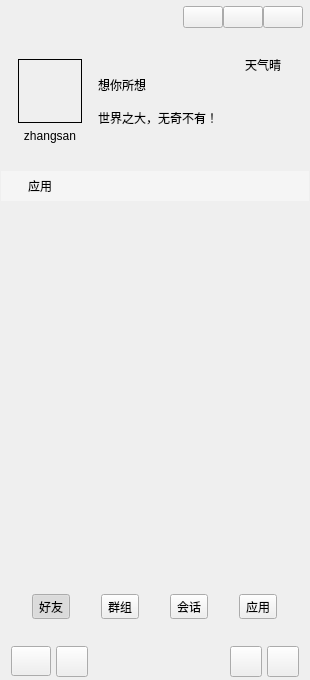
<?xml version="1.0" encoding="UTF-8"?>
<ui version="4.0">
 <class>MainWindow</class>
 <widget class="QWidget" name="MainWindow">
  <property name="geometry">
   <rect>
    <x>0</x>
    <y>0</y>
    <width>310</width>
    <height>680</height>
   </rect>
  </property>
  <property name="maximumSize">
   <size>
    <width>362</width>
    <height>16777215</height>
   </size>
  </property>
  <property name="windowTitle">
   <string>畅想聊天APP</string>
  </property>
  <property name="windowIcon">
   <iconset resource="images.qrc">
    <normaloff>:/resource/background/app.png</normaloff>:/resource/background/app.png</iconset>
  </property>
  <property name="styleSheet">
   <string notr="true"/>
  </property>
  <layout class="QVBoxLayout" name="verticalLayout">
   <property name="spacing">
    <number>0</number>
   </property>
   <property name="leftMargin">
    <number>1</number>
   </property>
   <property name="topMargin">
    <number>1</number>
   </property>
   <property name="rightMargin">
    <number>1</number>
   </property>
   <property name="bottomMargin">
    <number>1</number>
   </property>
   <item>
    <widget class="QWidget" name="widgetUserInfo" native="true">
     <property name="minimumSize">
      <size>
       <width>0</width>
       <height>170</height>
      </size>
     </property>
     <property name="maximumSize">
      <size>
       <width>16777215</width>
       <height>170</height>
      </size>
     </property>
     <layout class="QVBoxLayout" name="verticalLayout_9">
      <property name="spacing">
       <number>0</number>
      </property>
      <property name="leftMargin">
       <number>1</number>
      </property>
      <property name="topMargin">
       <number>1</number>
      </property>
      <property name="rightMargin">
       <number>1</number>
      </property>
      <property name="bottomMargin">
       <number>1</number>
      </property>
      <item>
       <widget class="QWidget" name="widgetWinBar" native="true">
        <property name="minimumSize">
         <size>
          <width>0</width>
          <height>30</height>
         </size>
        </property>
        <property name="maximumSize">
         <size>
          <width>16777215</width>
          <height>30</height>
         </size>
        </property>
        <layout class="QHBoxLayout" name="horizontalLayout_7">
         <property name="spacing">
          <number>0</number>
         </property>
         <property name="leftMargin">
          <number>0</number>
         </property>
         <property name="topMargin">
          <number>0</number>
         </property>
         <property name="rightMargin">
          <number>5</number>
         </property>
         <property name="bottomMargin">
          <number>0</number>
         </property>
         <item>
          <widget class="QLabel" name="label_9">
           <property name="minimumSize">
            <size>
             <width>30</width>
             <height>0</height>
            </size>
           </property>
           <property name="text">
            <string/>
           </property>
           <property name="pixmap">
            <pixmap resource="images.qrc">:/resource/images/robot.png</pixmap>
           </property>
          </widget>
         </item>
         <item>
          <spacer name="horizontalSpacer">
           <property name="orientation">
            <enum>Qt::Horizontal</enum>
           </property>
           <property name="sizeHint" stdset="0">
            <size>
             <width>220</width>
             <height>20</height>
            </size>
           </property>
          </spacer>
         </item>
         <item>
          <widget class="QPushButton" name="btnWinMenu">
           <property name="focusPolicy">
            <enum>Qt::NoFocus</enum>
           </property>
           <property name="text">
            <string/>
           </property>
          </widget>
         </item>
         <item>
          <widget class="QPushButton" name="btnWinMin">
           <property name="focusPolicy">
            <enum>Qt::NoFocus</enum>
           </property>
           <property name="text">
            <string/>
           </property>
           <property name="icon">
            <iconset resource="images.qrc">
             <normaloff>:/resource/common/ic_min.png</normaloff>:/resource/common/ic_min.png</iconset>
           </property>
          </widget>
         </item>
         <item>
          <widget class="QPushButton" name="btnWinClose">
           <property name="focusPolicy">
            <enum>Qt::NoFocus</enum>
           </property>
           <property name="text">
            <string/>
           </property>
           <property name="icon">
            <iconset resource="images.qrc">
             <normaloff>:/resource/common/ic_close_white.png</normaloff>:/resource/common/ic_close_white.png</iconset>
           </property>
          </widget>
         </item>
        </layout>
       </widget>
      </item>
      <item>
       <layout class="QHBoxLayout" name="horizontalLayout_8">
        <property name="spacing">
         <number>5</number>
        </property>
        <property name="leftMargin">
         <number>5</number>
        </property>
        <property name="rightMargin">
         <number>5</number>
        </property>
        <item>
         <widget class="QWidget" name="widget" native="true">
          <layout class="QVBoxLayout" name="verticalLayout_2">
           <item>
            <spacer name="verticalSpacer_4">
             <property name="orientation">
              <enum>Qt::Vertical</enum>
             </property>
             <property name="sizeHint" stdset="0">
              <size>
               <width>20</width>
               <height>40</height>
              </size>
             </property>
            </spacer>
           </item>
           <item>
            <widget class="WidgetHead" name="widgetHead" native="true">
             <property name="minimumSize">
              <size>
               <width>64</width>
               <height>64</height>
              </size>
             </property>
             <property name="maximumSize">
              <size>
               <width>64</width>
               <height>64</height>
              </size>
             </property>
             <property name="styleSheet">
              <string notr="true">border: 1px solid #000000;</string>
             </property>
             <layout class="QHBoxLayout" name="horizontalLayout_9">
              <property name="spacing">
               <number>0</number>
              </property>
              <property name="leftMargin">
               <number>0</number>
              </property>
              <property name="topMargin">
               <number>0</number>
              </property>
              <property name="rightMargin">
               <number>0</number>
              </property>
              <property name="bottomMargin">
               <number>0</number>
              </property>
             </layout>
            </widget>
           </item>
           <item>
            <widget class="QLabel" name="labelUser">
             <property name="text">
              <string>zhangsan</string>
             </property>
             <property name="alignment">
              <set>Qt::AlignCenter</set>
             </property>
            </widget>
           </item>
           <item>
            <spacer name="verticalSpacer_3">
             <property name="orientation">
              <enum>Qt::Vertical</enum>
             </property>
             <property name="sizeHint" stdset="0">
              <size>
               <width>20</width>
               <height>40</height>
              </size>
             </property>
            </spacer>
           </item>
          </layout>
         </widget>
        </item>
        <item>
         <layout class="QVBoxLayout" name="verticalLayout_7">
          <property name="spacing">
           <number>15</number>
          </property>
          <item>
           <spacer name="verticalSpacer_2">
            <property name="orientation">
             <enum>Qt::Vertical</enum>
            </property>
            <property name="sizeHint" stdset="0">
             <size>
              <width>20</width>
              <height>40</height>
             </size>
            </property>
           </spacer>
          </item>
          <item>
           <widget class="QLabel" name="labelUserName">
            <property name="text">
             <string>想你所想</string>
            </property>
           </widget>
          </item>
          <item>
           <widget class="QLabel" name="labelUserMask">
            <property name="text">
             <string>世界之大，无奇不有！</string>
            </property>
           </widget>
          </item>
          <item>
           <spacer name="verticalSpacer">
            <property name="orientation">
             <enum>Qt::Vertical</enum>
            </property>
            <property name="sizeHint" stdset="0">
             <size>
              <width>20</width>
              <height>40</height>
             </size>
            </property>
           </spacer>
          </item>
         </layout>
        </item>
        <item>
         <layout class="QVBoxLayout" name="verticalLayout_8">
          <item>
           <widget class="QLabel" name="label_10">
            <property name="text">
             <string>天气晴</string>
            </property>
            <property name="alignment">
             <set>Qt::AlignCenter</set>
            </property>
           </widget>
          </item>
          <item>
           <widget class="QLabel" name="label_12">
            <property name="text">
             <string/>
            </property>
            <property name="alignment">
             <set>Qt::AlignCenter</set>
            </property>
           </widget>
          </item>
         </layout>
        </item>
       </layout>
      </item>
     </layout>
    </widget>
   </item>
   <item>
    <widget class="AnimationStackedWidget" name="GCStackedWidget">
     <property name="styleSheet">
      <string notr="true"/>
     </property>
     <property name="currentIndex">
      <number>3</number>
     </property>
     <widget class="QWidget" name="page2">
      <layout class="QVBoxLayout" name="verticalLayout_4">
       <property name="spacing">
        <number>0</number>
       </property>
       <property name="leftMargin">
        <number>0</number>
       </property>
       <property name="topMargin">
        <number>0</number>
       </property>
       <property name="rightMargin">
        <number>0</number>
       </property>
       <property name="bottomMargin">
        <number>0</number>
       </property>
       <item>
        <widget class="QWidget" name="widgetFrindT" native="true">
         <property name="maximumSize">
          <size>
           <width>16777215</width>
           <height>30</height>
          </size>
         </property>
         <property name="styleSheet">
          <string notr="true">QWidget#widgetFrindT  {
	background-color: #5AFFFFFF;
}</string>
         </property>
         <layout class="QHBoxLayout" name="horizontalLayout_3" stretch="0,1">
          <property name="spacing">
           <number>10</number>
          </property>
          <property name="leftMargin">
           <number>10</number>
          </property>
          <property name="topMargin">
           <number>0</number>
          </property>
          <property name="rightMargin">
           <number>0</number>
          </property>
          <property name="bottomMargin">
           <number>0</number>
          </property>
          <item>
           <widget class="QLabel" name="label_3">
            <property name="text">
             <string/>
            </property>
            <property name="pixmap">
             <pixmap resource="images.qrc">:/resource/images/ic_user.png</pixmap>
            </property>
            <property name="scaledContents">
             <bool>false</bool>
            </property>
           </widget>
          </item>
          <item>
           <widget class="QLabel" name="label_4">
            <property name="text">
             <string>联系人</string>
            </property>
           </widget>
          </item>
         </layout>
        </widget>
       </item>
       <item>
        <widget class="QQListWidget" name="frindListWidget" native="true"/>
       </item>
      </layout>
     </widget>
     <widget class="QWidget" name="page3">
      <layout class="QVBoxLayout" name="verticalLayout_3">
       <property name="spacing">
        <number>0</number>
       </property>
       <property name="leftMargin">
        <number>0</number>
       </property>
       <property name="topMargin">
        <number>0</number>
       </property>
       <property name="rightMargin">
        <number>0</number>
       </property>
       <property name="bottomMargin">
        <number>0</number>
       </property>
       <item>
        <widget class="QWidget" name="widgetGroupT" native="true">
         <property name="maximumSize">
          <size>
           <width>16777215</width>
           <height>30</height>
          </size>
         </property>
         <property name="styleSheet">
          <string notr="true">QWidget#widgetGroupT  {
	background-color: #5AFFFFFF;
}</string>
         </property>
         <layout class="QHBoxLayout" name="horizontalLayout_4" stretch="0,1">
          <property name="spacing">
           <number>10</number>
          </property>
          <property name="leftMargin">
           <number>10</number>
          </property>
          <property name="topMargin">
           <number>0</number>
          </property>
          <property name="rightMargin">
           <number>0</number>
          </property>
          <property name="bottomMargin">
           <number>0</number>
          </property>
          <item>
           <widget class="QLabel" name="label_5">
            <property name="text">
             <string/>
            </property>
            <property name="pixmap">
             <pixmap resource="images.qrc">:/resource/images/ic_group.png</pixmap>
            </property>
            <property name="scaledContents">
             <bool>false</bool>
            </property>
           </widget>
          </item>
          <item>
           <widget class="QLabel" name="label_6">
            <property name="text">
             <string>群组</string>
            </property>
           </widget>
          </item>
         </layout>
        </widget>
       </item>
       <item>
        <widget class="QQListWidget" name="groupListWidget" native="true"/>
       </item>
      </layout>
     </widget>
     <widget class="QWidget" name="page">
      <layout class="QVBoxLayout" name="verticalLayout_10">
       <property name="spacing">
        <number>0</number>
       </property>
       <property name="leftMargin">
        <number>0</number>
       </property>
       <property name="topMargin">
        <number>0</number>
       </property>
       <property name="rightMargin">
        <number>0</number>
       </property>
       <property name="bottomMargin">
        <number>0</number>
       </property>
       <item>
        <widget class="QWidget" name="widgetConVT" native="true">
         <property name="maximumSize">
          <size>
           <width>16777215</width>
           <height>30</height>
          </size>
         </property>
         <property name="styleSheet">
          <string notr="true">QWidget#widgetConVT  {
	background-color: #5AFFFFFF;
}</string>
         </property>
         <layout class="QHBoxLayout" name="horizontalLayout_2" stretch="0,1">
          <property name="spacing">
           <number>10</number>
          </property>
          <property name="leftMargin">
           <number>10</number>
          </property>
          <property name="topMargin">
           <number>0</number>
          </property>
          <property name="rightMargin">
           <number>0</number>
          </property>
          <property name="bottomMargin">
           <number>0</number>
          </property>
          <item>
           <widget class="QLabel" name="label">
            <property name="text">
             <string/>
            </property>
            <property name="pixmap">
             <pixmap resource="images.qrc">:/resource/images/ic_chat.png</pixmap>
            </property>
            <property name="scaledContents">
             <bool>false</bool>
            </property>
           </widget>
          </item>
          <item>
           <widget class="QLabel" name="label_2">
            <property name="text">
             <string>会话</string>
            </property>
           </widget>
          </item>
         </layout>
        </widget>
       </item>
       <item>
        <widget class="QQListWidget" name="convationListWidget" native="true"/>
       </item>
      </layout>
     </widget>
     <widget class="QWidget" name="page_2">
      <layout class="QVBoxLayout" name="verticalLayout_6">
       <property name="spacing">
        <number>0</number>
       </property>
       <property name="leftMargin">
        <number>0</number>
       </property>
       <property name="topMargin">
        <number>0</number>
       </property>
       <property name="rightMargin">
        <number>0</number>
       </property>
       <property name="bottomMargin">
        <number>0</number>
       </property>
       <item>
        <widget class="QWidget" name="widgetApply" native="true">
         <property name="maximumSize">
          <size>
           <width>16777215</width>
           <height>30</height>
          </size>
         </property>
         <property name="styleSheet">
          <string notr="true">QWidget#widgetApply  {
	background-color: #5AFFFFFF;
}</string>
         </property>
         <layout class="QHBoxLayout" name="horizontalLayout_6" stretch="0,1">
          <property name="spacing">
           <number>10</number>
          </property>
          <property name="leftMargin">
           <number>10</number>
          </property>
          <property name="topMargin">
           <number>0</number>
          </property>
          <property name="rightMargin">
           <number>0</number>
          </property>
          <property name="bottomMargin">
           <number>0</number>
          </property>
          <item>
           <widget class="QLabel" name="label_7">
            <property name="text">
             <string/>
            </property>
            <property name="pixmap">
             <pixmap resource="images.qrc">:/resource/images/ic_app.png</pixmap>
            </property>
            <property name="scaledContents">
             <bool>false</bool>
            </property>
           </widget>
          </item>
          <item>
           <widget class="QLabel" name="label_8">
            <property name="text">
             <string>应用</string>
            </property>
           </widget>
          </item>
         </layout>
        </widget>
       </item>
       <item>
        <widget class="QQListWidget" name="widget_5" native="true"/>
       </item>
      </layout>
     </widget>
    </widget>
   </item>
   <item>
    <widget class="QWidget" name="widgetBottom" native="true">
     <property name="minimumSize">
      <size>
       <width>0</width>
       <height>110</height>
      </size>
     </property>
     <property name="maximumSize">
      <size>
       <width>16777215</width>
       <height>110</height>
      </size>
     </property>
     <layout class="QVBoxLayout" name="verticalLayout_5">
      <property name="spacing">
       <number>0</number>
      </property>
      <property name="leftMargin">
       <number>0</number>
      </property>
      <property name="topMargin">
       <number>0</number>
      </property>
      <property name="rightMargin">
       <number>0</number>
      </property>
      <property name="bottomMargin">
       <number>0</number>
      </property>
      <item>
       <widget class="QWidget" name="widgetButtons" native="true">
        <property name="minimumSize">
         <size>
          <width>0</width>
          <height>65</height>
         </size>
        </property>
        <layout class="QHBoxLayout" name="horizontalLayout">
         <property name="spacing">
          <number>0</number>
         </property>
         <property name="leftMargin">
          <number>0</number>
         </property>
         <property name="topMargin">
          <number>0</number>
         </property>
         <property name="rightMargin">
          <number>0</number>
         </property>
         <property name="bottomMargin">
          <number>0</number>
         </property>
         <item>
          <widget class="QToolButton" name="btnFrind">
           <property name="text">
            <string>好友</string>
           </property>
           <property name="icon">
            <iconset resource="images.qrc">
             <normaloff>:/resource/images/contacts.png</normaloff>:/resource/images/contacts.png</iconset>
           </property>
           <property name="iconSize">
            <size>
             <width>24</width>
             <height>24</height>
            </size>
           </property>
           <property name="checkable">
            <bool>true</bool>
           </property>
           <property name="checked">
            <bool>true</bool>
           </property>
           <property name="toolButtonStyle">
            <enum>Qt::ToolButtonTextUnderIcon</enum>
           </property>
          </widget>
         </item>
         <item>
          <widget class="QToolButton" name="btnGroup">
           <property name="text">
            <string>群组</string>
           </property>
           <property name="icon">
            <iconset resource="images.qrc">
             <normaloff>:/resource/images/group_normal.png</normaloff>:/resource/images/group_normal.png</iconset>
           </property>
           <property name="iconSize">
            <size>
             <width>24</width>
             <height>24</height>
            </size>
           </property>
           <property name="checkable">
            <bool>true</bool>
           </property>
           <property name="toolButtonStyle">
            <enum>Qt::ToolButtonTextUnderIcon</enum>
           </property>
          </widget>
         </item>
         <item>
          <widget class="QToolButton" name="btnConversation">
           <property name="toolTip">
            <string>会话</string>
           </property>
           <property name="text">
            <string>会话</string>
           </property>
           <property name="icon">
            <iconset resource="images.qrc">
             <normaloff>:/resource/images/conversation_normal.png</normaloff>:/resource/images/conversation_normal.png</iconset>
           </property>
           <property name="iconSize">
            <size>
             <width>24</width>
             <height>24</height>
            </size>
           </property>
           <property name="checkable">
            <bool>true</bool>
           </property>
           <property name="checked">
            <bool>false</bool>
           </property>
           <property name="toolButtonStyle">
            <enum>Qt::ToolButtonTextUnderIcon</enum>
           </property>
          </widget>
         </item>
         <item>
          <widget class="QToolButton" name="btnApplay">
           <property name="toolTip">
            <string>应用</string>
           </property>
           <property name="text">
            <string>应用</string>
           </property>
           <property name="icon">
            <iconset resource="images.qrc">
             <normaloff>:/resource/images/applay.png</normaloff>:/resource/images/applay.png</iconset>
           </property>
           <property name="iconSize">
            <size>
             <width>24</width>
             <height>24</height>
            </size>
           </property>
           <property name="checkable">
            <bool>true</bool>
           </property>
           <property name="checked">
            <bool>false</bool>
           </property>
           <property name="toolButtonStyle">
            <enum>Qt::ToolButtonTextUnderIcon</enum>
           </property>
          </widget>
         </item>
        </layout>
       </widget>
      </item>
      <item>
       <widget class="QWidget" name="widgetMenu" native="true">
        <property name="minimumSize">
         <size>
          <width>0</width>
          <height>35</height>
         </size>
        </property>
        <property name="maximumSize">
         <size>
          <width>16777215</width>
          <height>35</height>
         </size>
        </property>
        <layout class="QHBoxLayout" name="horizontalLayout_5">
         <property name="spacing">
          <number>5</number>
         </property>
         <property name="leftMargin">
          <number>10</number>
         </property>
         <property name="topMargin">
          <number>2</number>
         </property>
         <property name="rightMargin">
          <number>10</number>
         </property>
         <property name="bottomMargin">
          <number>2</number>
         </property>
         <item>
          <widget class="QPushButton" name="btnSysMenu">
           <property name="minimumSize">
            <size>
             <width>0</width>
             <height>30</height>
            </size>
           </property>
           <property name="toolTip">
            <string>系统菜单</string>
           </property>
           <property name="text">
            <string/>
           </property>
           <property name="icon">
            <iconset resource="images.qrc">
             <normaloff>:/resource/common/ic_sysmen.png</normaloff>:/resource/common/ic_sysmen.png</iconset>
           </property>
           <property name="iconSize">
            <size>
             <width>24</width>
             <height>24</height>
            </size>
           </property>
          </widget>
         </item>
         <item>
          <widget class="QToolButton" name="tbtnAddUser">
           <property name="minimumSize">
            <size>
             <width>0</width>
             <height>30</height>
            </size>
           </property>
           <property name="toolTip">
            <string>添加好友</string>
           </property>
           <property name="text">
            <string/>
           </property>
           <property name="icon">
            <iconset resource="images.qrc">
             <normaloff>:/resource/common/ic_user_add.png</normaloff>:/resource/common/ic_user_add.png</iconset>
           </property>
           <property name="iconSize">
            <size>
             <width>24</width>
             <height>24</height>
            </size>
           </property>
          </widget>
         </item>
         <item>
          <spacer name="horizontalSpacer_2">
           <property name="orientation">
            <enum>Qt::Horizontal</enum>
           </property>
           <property name="sizeHint" stdset="0">
            <size>
             <width>40</width>
             <height>20</height>
            </size>
           </property>
          </spacer>
         </item>
         <item>
          <widget class="QToolButton" name="tbtnWeather">
           <property name="minimumSize">
            <size>
             <width>0</width>
             <height>30</height>
            </size>
           </property>
           <property name="toolTip">
            <string>天气查询</string>
           </property>
           <property name="text">
            <string/>
           </property>
           <property name="icon">
            <iconset resource="images.qrc">
             <normaloff>:/resource/common/ic_weather.png</normaloff>:/resource/common/ic_weather.png</iconset>
           </property>
           <property name="iconSize">
            <size>
             <width>24</width>
             <height>24</height>
            </size>
           </property>
          </widget>
         </item>
         <item>
          <widget class="QToolButton" name="tbtnCalendar">
           <property name="minimumSize">
            <size>
             <width>0</width>
             <height>30</height>
            </size>
           </property>
           <property name="toolTip">
            <string>日历</string>
           </property>
           <property name="text">
            <string/>
           </property>
           <property name="icon">
            <iconset resource="images.qrc">
             <normaloff>:/resource/common/ic_calendar.png</normaloff>:/resource/common/ic_calendar.png</iconset>
           </property>
           <property name="iconSize">
            <size>
             <width>24</width>
             <height>24</height>
            </size>
           </property>
          </widget>
         </item>
        </layout>
       </widget>
      </item>
     </layout>
    </widget>
   </item>
  </layout>
 </widget>
 <layoutdefault spacing="6" margin="11"/>
 <customwidgets>
  <customwidget>
   <class>AnimationStackedWidget</class>
   <extends>QStackedWidget</extends>
   <header>animationstackedwidget.h</header>
   <container>1</container>
  </customwidget>
  <customwidget>
   <class>QQListWidget</class>
   <extends>QWidget</extends>
   <header>qqlistwidget.h</header>
   <container>1</container>
  </customwidget>
  <customwidget>
   <class>WidgetHead</class>
   <extends>QWidget</extends>
   <header>widgethead.h</header>
   <container>1</container>
  </customwidget>
 </customwidgets>
 <resources>
  <include location="images.qrc"/>
 </resources>
 <connections>
  <connection>
   <sender>btnWinMin</sender>
   <signal>clicked()</signal>
   <receiver>MainWindow</receiver>
   <slot>showMinimized()</slot>
   <hints>
    <hint type="sourcelabel">
     <x>265</x>
     <y>13</y>
    </hint>
    <hint type="destinationlabel">
     <x>330</x>
     <y>81</y>
    </hint>
   </hints>
  </connection>
  <connection>
   <sender>btnWinClose</sender>
   <signal>clicked()</signal>
   <receiver>MainWindow</receiver>
   <slot>hide()</slot>
   <hints>
    <hint type="sourcelabel">
     <x>288</x>
     <y>17</y>
    </hint>
    <hint type="destinationlabel">
     <x>399</x>
     <y>54</y>
    </hint>
   </hints>
  </connection>
 </connections>
</ui>
